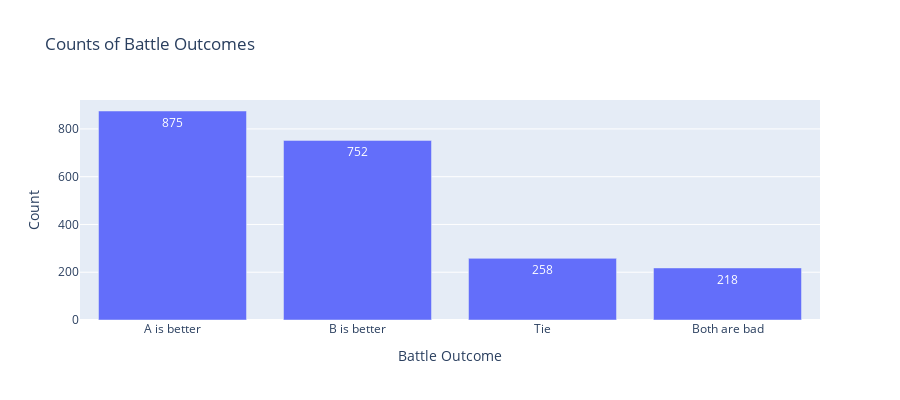

Here is the notebook cell this chart was saved with:
### Code cell
fig = px.bar(ratings["Rating"].value_counts(),
             title="Counts of Battle Outcomes", text_auto=True, height=400)
fig.update_layout(xaxis_title="Battle Outcome", yaxis_title="Count",
                  showlegend=False)
fig

### Figure 1 — Plotly figure (JSON) as saved in the notebook; plotly's stock layout.template omitted (floating-point values rounded to 4 significant figures)
{"data": [{"alignmentgroup": "True", "hovertemplate": "variable=count<br>Rating=%{x}<br>value=%{y}<extra></extra>", "legendgroup": "count", "marker": {"color": "#636efa", "pattern": {"shape": ""}}, "name": "count", "offsetgroup": "count", "orientation": "v", "showlegend": true, "textposition": "auto", "texttemplate": "%{y}", "type": "bar", "x": ["A is better", "B is better", "Tie", "Both are bad"], "xaxis": "x", "y": [875, 752, 258, 218], "yaxis": "y"}], "layout": {"barmode": "relative", "height": 400, "legend": {"title": {"text": "variable"}, "tracegroupgap": 0}, "showlegend": false, "title": {"text": "Counts of Battle Outcomes"}, "xaxis": {"anchor": "y", "domain": [0, 1], "title": {"text": "Battle Outcome"}}, "yaxis": {"anchor": "x", "domain": [0, 1], "title": {"text": "Count"}}}}
